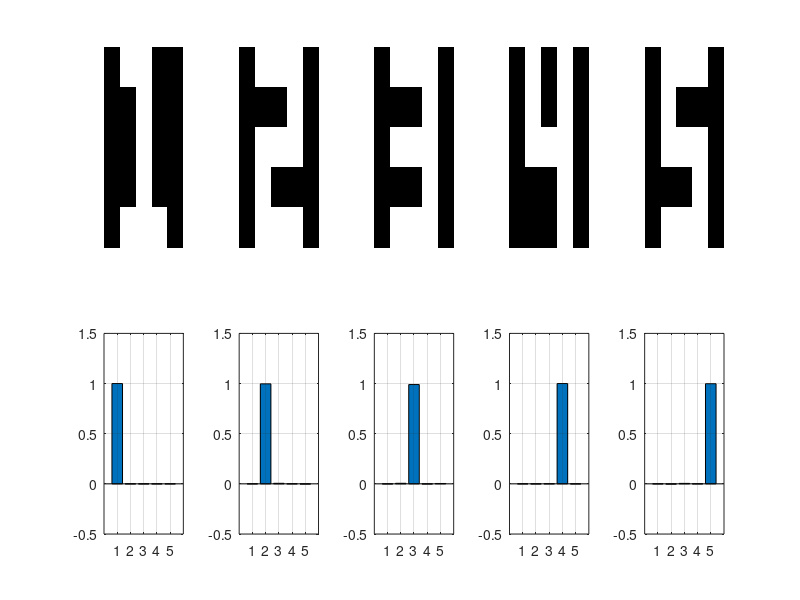

This figure's MATLAB source:
clc; clear; close all
% Digits (5×5×5)
D(:,:,1)=[-1 1 1 -1 -1;-1 -1 1 -1 -1;-1 -1 1 -1 -1;-1 -1 1 -1 -1;-1 1 1 1 -1];
D(:,:,2)=[-1 1 1 1 -1;-1 -1 -1 1 -1;-1 1 1 1 -1;-1 1 -1 -1 -1;-1 1 1 1 -1];
D(:,:,3)=[-1 1 1 1 -1;-1 -1 -1 1 -1;-1 1 1 1 -1;-1 -1 -1 1 -1;-1 1 1 1 -1];
D(:,:,4)=[-1 1 -1 1 -1;-1 1 -1 1 -1;-1 1 1 1 -1;-1 -1 -1 1 -1;-1 -1 -1 1 -1];
D(:,:,5)=[-1 1 1 1 -1;-1 1 -1 -1 -1;-1 1 1 1 -1;-1 -1 -1 1 -1;-1 1 1 1 -1];
% Input + bias
X = [reshape(D,25,5); ones(1,5)];
T = eye(5);
% Train
W = randn(5,26)/10; eta = .1;
for k = 1:300
    E = T - W*X;
    W = W + eta*E*X'/5;
    if mean(E(:).^2) < 1e-5, break; end
end
% Plot
figure
for i = 1:5
    subplot(2,5,i), imagesc(D(:,:,i)), colormap gray, axis off
    subplot(2,5,i+5), bar(W*X(:,i)), ylim([-0.5 1.5]), grid on
end
